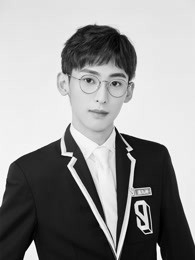
#> input picture lena.bmp, 195 x 260 px
$ jupyter execute '10.(opencv_cht)Canny.ipynb'   (shell and % lines are left out)
#> lines starting #> are read from the running program, lines starting #| are printed output that depends on the picture
# 載入套件

[cell 1]
from google.colab.patches import cv2_imshow
from matplotlib import pyplot as plt
import cv2
import numpy as np
print(cv2.__version__)

# 使用不同的threshold值來看`lena.bmp`的檢測結果

[cell 2]
#邊緣檢測
o=cv2.imread("lena.bmp",cv2.IMREAD_GRAYSCALE)
#> o is the input picture: shape (260, 195); min 0, max 254, mean 150
r1=cv2.Canny(o,128,200)
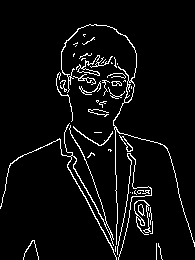
#> r1: shape (260, 195); 5.2% white in thin lines or dots
r2=cv2.Canny(o,32,128)
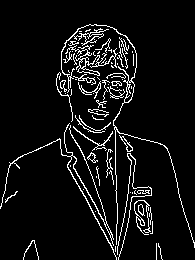
#> r2: shape (260, 195); 6.8% white in thin lines or dots
cv2_imshow(o)
cv2_imshow(r1)
cv2_imshow(r2)
